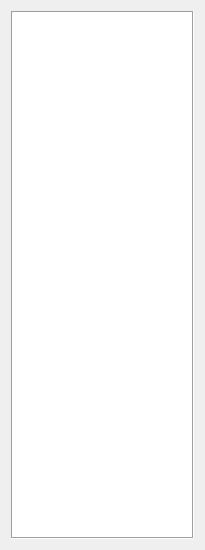
<?xml version="1.0" encoding="UTF-8"?>
<ui version="4.0">
 <class>SegmentInspector</class>
 <widget class="QWidget" name="SegmentInspector">
  <property name="windowModality">
   <enum>Qt::ApplicationModal</enum>
  </property>
  <property name="geometry">
   <rect>
    <x>0</x>
    <y>0</y>
    <width>205</width>
    <height>550</height>
   </rect>
  </property>
  <property name="sizePolicy">
   <sizepolicy hsizetype="Fixed" vsizetype="Fixed">
    <horstretch>0</horstretch>
    <verstretch>0</verstretch>
   </sizepolicy>
  </property>
  <property name="minimumSize">
   <size>
    <width>205</width>
    <height>550</height>
   </size>
  </property>
  <property name="maximumSize">
   <size>
    <width>205</width>
    <height>550</height>
   </size>
  </property>
  <property name="font">
   <font>
    <family>Tahoma</family>
    <pointsize>10</pointsize>
   </font>
  </property>
  <property name="windowTitle">
   <string>Segment Inspektor</string>
  </property>
  <property name="windowIcon">
   <iconset resource="../res/main_form.qrc">
    <normaloff>:/icons/res/icon/tasks.png</normaloff>:/icons/res/icon/tasks.png</iconset>
  </property>
  <property name="whatsThis">
   <string notr="true"/>
  </property>
  <layout class="QVBoxLayout" name="verticalLayout">
   <property name="sizeConstraint">
    <enum>QLayout::SetDefaultConstraint</enum>
   </property>
   <item>
    <widget class="QListView" name="lstvw_segments">
     <property name="font">
      <font>
       <family>Tahoma</family>
       <pointsize>10</pointsize>
      </font>
     </property>
     <property name="frameShape">
      <enum>QFrame::Box</enum>
     </property>
     <property name="editTriggers">
      <set>QAbstractItemView::NoEditTriggers</set>
     </property>
     <property name="alternatingRowColors">
      <bool>true</bool>
     </property>
     <property name="viewMode">
      <enum>QListView::ListMode</enum>
     </property>
    </widget>
   </item>
  </layout>
 </widget>
 <resources>
  <include location="../res/main_form.qrc"/>
 </resources>
 <connections/>
</ui>
